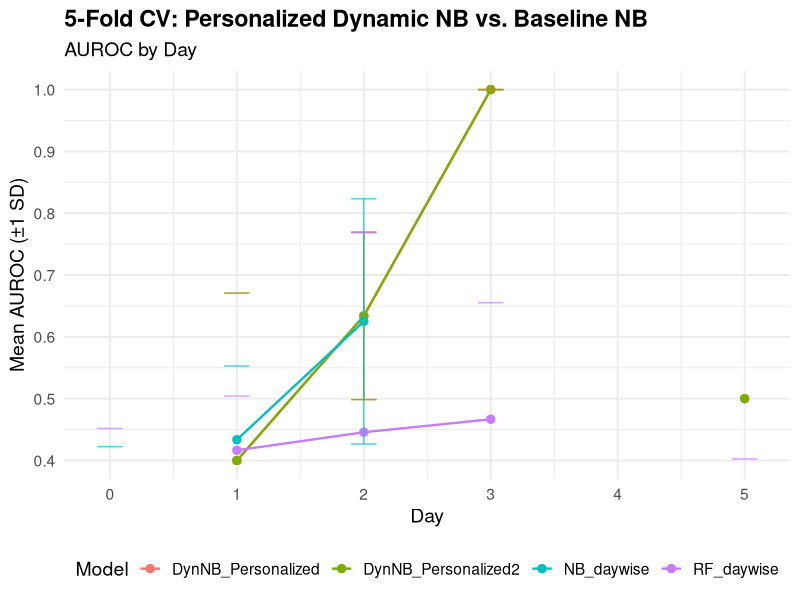

Generate this figure with R:
suppressPackageStartupMessages({
  library(dplyr)
  library(tidyr)
  library(purrr)
  library(e1071)
  library(pROC)
  library(caret)
  library(ggplot2)
  library(tibble)
  library(randomForest)
})

# 1. データの読み込みと並べ替え
NB_bleeding <- read.csv("NB_bleeding_demo.csv") %>%
  arrange(id, day)

# 2. 正しい「日ごとイベント」と「目的変数」の作成
NB_bleeding_processed <- NB_bleeding %>%
  filter(day <= 6) %>%
  group_by(id) %>%
  mutate(
    # ルールに基づき「daily_event」（日ごとイベント）を作成
    daily_event = if_else(status == 1 & day == max(day), 1, 0),
    # この daily_event を元に、モデルに必要な変数を作成
    status_next = lead(daily_event),
    y_prev = lag(daily_event)
  ) %>%
  ungroup() %>%
  filter(!is.na(status_next)) # 最後の行は status_next がNAになるため除外

# --- 変数指定（静的・動的） ---
static_vars  <- names(NB_bleeding)[which(names(NB_bleeding) == "age"):
                                     which(names(NB_bleeding) == "main_disease")]
dynamic_vars <- names(NB_bleeding)[which(names(NB_bleeding) == "wbc"):
                                     which(names(NB_bleeding) == "gtp")]
all_vars <- c(static_vars, dynamic_vars)
small        <- 1e-6

## ── 2. ヘルパー関数群 ───────────────────────────────────────────────────────
get_conditional_stats <- function(df, vars){
  map(vars, function(v) {
    g <- df %>% filter(!is.na(.data[[v]])) %>%
      group_by(status_next) %>%
      summarise(mu = mean(.data[[v]]), sd = sd(.data[[v]]), .groups = "drop")
    list(
      mean1 = g$mu[g$status_next==1] %||% NA_real_,
      sd1   = g$sd[g$status_next==1] %||% NA_real_,
      mean0 = g$mu[g$status_next==0] %||% NA_real_,
      sd0   = g$sd[g$status_next==0] %||% NA_real_
    )
  }) %>% setNames(vars)
}

compute_log_likelihood_ratio <- function(row, stats){
  reduce(names(stats), .init = 0, function(acc, v) {
    s <- stats[[v]]; x <- row[[v]]
    if(!is.na(x) && !is.na(s$mean1) && !is.na(s$mean0)){
      sd1 <- max(s$sd1, small, na.rm = TRUE); sd0 <- max(s$sd0, small, na.rm = TRUE)
      acc + dnorm(x, s$mean1, sd1, log=TRUE) - dnorm(x, s$mean0, sd0, log=TRUE)
    } else {
      acc
    }
  })
}


safe_auc <- function(truth, prob){
  truth <- if(is.factor(truth)) as.numeric(as.character(truth)) else truth
  if(length(unique(truth)) < 2) return(NA_real_)
  tryCatch({
    as.numeric(pROC::auc(truth, prob, quiet = TRUE, levels = c(0,1), direction = "<"))
  }, error = function(e) NA_real_)
}

train_nb_daywise <- function(train_df, test_df, vars){
  train_df <- train_df %>% select(all_of(vars), status_next) %>% na.omit()
  test_df  <- test_df  %>% select(all_of(vars), status_next) %>% na.omit()
  if(nrow(train_df)<10 || length(unique(train_df$status_next))<2 || nrow(test_df)<2) return(NA_real_)
  mdl <- naiveBayes(status_next ~ ., data = train_df %>% mutate(status_next=factor(status_next)))
  preds <- predict(mdl, test_df, type="raw")[,"1"]
  safe_auc(test_df$status_next, preds)
}

train_rf_daywise <- function(train_df, test_df, vars){
  # 必要な変数を選択し、NAを含む行を削除
  train_df <- train_df %>% select(all_of(vars), status_next) %>% na.omit()
  test_df  <- test_df  %>% select(all_of(vars), status_next) %>% na.omit()
  
  # データが少ない場合や、片方のクラスしか存在しない場合はNAを返す
  if(nrow(train_df) < 10 || length(unique(train_df$status_next)) < 2 || nrow(test_df) < 2) {
    return(NA_real_)
  }
  
  # ランダムフォレストモデルを学習
  # 目的変数は因子型（factor）に変換する
  mdl <- randomForest(factor(status_next) ~ ., data = train_df, ntree = 100)
  
  # テストデータを予測し、AUCを計算
  preds <- predict(mdl, newdata = test_df, type = "prob")[, "1"]
  safe_auc(test_df$status_next, preds)
}


apply_full_personalized_filter <- function(data, rf_initial_model, rf_transition_model, cond_stats, static_vars, all_vars) {
  data %>% arrange(id, day) %>%
    group_by(id) %>%
    mutate(
      score_dyn_personalized = {
        n_days <- n()
        scores <- numeric(n_days)
        
        # 初期確率の予測には Day0 の全変数を使用
        day0_data_for_pred <- cur_data()[1, all_vars, drop = FALSE]
        # 遷移確率の予測には静的変数のみ使用
        patient_static_data <- cur_data()[1, static_vars, drop = FALSE]
        
        # ★★★ 初期確率の予測に使う newdata を変更 ★★★
        prob_init <- predict(rf_initial_model, newdata = day0_data_for_pred, type = "prob")[, "1"]
        logit_prev <- log(prob_init / (1 - prob_init))
        
        for (i in seq_len(n_days)) {
          # このループ内の遷移確率の予測は変更なし
          y_prev_factor <- factor(round(plogis(logit_prev)), levels = c("0", "1"))
          rf_trans_input <- cbind(y_prev = y_prev_factor, patient_static_data)
          prior_t <- predict(rf_transition_model, newdata = rf_trans_input, type = "prob")[, "1"]
          logit_trans <- log(prior_t / (1 - prior_t))
          
          delta <- compute_log_likelihood_ratio(cur_data()[i, ], cond_stats)
          print(delta)
          logit_now <- logit_trans + delta
          
          scores[i] <- logit_now
          logit_prev <- logit_now
        }
        scores
      },
      prob_dyn_personalized = plogis(score_dyn_personalized)
    ) %>%
    ungroup()
}


# DynNB_Personalized2用の関数（Day 0だけdeltaを足さないバージョン）
apply_dynnb_personalized2 <- function(data, rf_initial_model, rf_transition_model, cond_stats, static_vars, all_vars) {
  data %>% arrange(id, day) %>%
    group_by(id) %>%
    mutate(
      score_dyn_p2 = {
        n_days <- n()
        scores <- numeric(n_days)
        
        day0_data_for_pred <- cur_data()[1, all_vars, drop = FALSE]
        patient_static_data <- cur_data()[1, static_vars, drop = FALSE]
        
        prob_init <- predict(rf_initial_model, newdata = day0_data_for_pred, type = "prob")[, "1"]
        logit_prev <- log(prob_init / (1 - prob_init))
        
        for (i in seq_len(n_days)) {
          
          # --- 条件分岐 ---
          if (i == 1) { # Day 0 (最初のステップ) の場合
            # deltaを足さず、rf_initialの予測値をそのまま使う
            logit_now <- logit_prev 
          } else { # Day 1 以降の場合
            # 通常通り、遷移確率＋尤度のベイズ更新を行う
            y_prev_factor <- factor(round(plogis(logit_prev)), levels = c("0", "1"))
            rf_trans_input <- cbind(y_prev = y_prev_factor, patient_static_data)
            prior_t <- predict(rf_transition_model, newdata = rf_trans_input, type = "prob")[, "1"]
            logit_trans <- log(prior_t / (1 - prior_t))
            
            delta <- compute_log_likelihood_ratio(cur_data()[i, ], cond_stats)
            logit_now <- logit_trans + delta
          }
          
          scores[i] <- logit_now
          logit_prev <- logit_now
        }
        scores
      },
      prob_dyn_p2 = plogis(score_dyn_p2)
    ) %>%
    ungroup()
}

## ── 3. 5分割交差検証 (5-Fold CV) ──────────────────────────────────────────
set.seed(123)
k <- 5
folds <- createFolds(unique(NB_bleeding_processed$id), k = k)

# 結果を格納するリストを準備
res_dyn_p <- list()
res_dyn_p2 <- list() # ★ DynNB_Personalized2の結果を格納するリストを追加
res_nb <- list()
res_rf_dw <- list()

message(sprintf("Running %d-Fold Patient-Level Cross-Validation with 4 models...", k))

for(f in seq_along(folds)){
  message(sprintf("Processing Fold %d/%d...", f, k))
  
  test_ids  <- unique(NB_bleeding_processed$id)[folds[[f]]]
  train_ids <- setdiff(unique(NB_bleeding_processed$id), test_ids)
  
  train_data <- NB_bleeding_processed %>% filter(id %in% train_ids)
  test_data  <- NB_bleeding_processed %>% filter(id %in% test_ids)
  
  # --- 1. 動的モデル用のコンポーネント学習 ---
  # DynNB_Personalized と DynNB_Personalized2 は同じ学習済みモデルを共有する
  rf_initial <- NULL
  rf_transition <- NULL
  st <- NULL
  
  if(sum(train_data$status_next) > 0) {
    # (a) 初期状態予測モデル
    train_initial <- train_data %>% 
      filter(day == 0) %>% 
      select(all_of(all_vars), status_next)
    rf_initial <- randomForest(factor(status_next) ~ ., data = train_initial, ntree = 100)
    
    # (b) 状態遷移予測モデル
    train_transition <- train_data %>%
      filter(!is.na(y_prev)) %>%
      select(all_of(static_vars), y_prev, status_next)
    train_transition$y_prev <- factor(train_transition$y_prev, levels = c("0", "1"))
    rf_transition <- randomForest(factor(status_next) ~ ., data = train_transition, ntree = 100)
    
    # (c) 観測尤度用の統計量
    st <- get_conditional_stats(train_data, dynamic_vars)
  }
  
  # --- 2. 各モデルの予測と評価 ---
  
  # 2a. DynNB_Personalized
  if (!is.null(rf_initial)) {
    pred_dyn_p <- apply_full_personalized_filter(
      data = test_data, rf_initial_model = rf_initial, rf_transition_model = rf_transition,
      cond_stats = st, static_vars = static_vars, all_vars = all_vars
    )
    auc_dyn_p <- pred_dyn_p %>% group_by(day) %>%
      summarise(AUROC = safe_auc(status_next, prob_dyn_personalized), .groups="drop") %>%
      mutate(fold = f, model = "DynNB_Personalized")
    res_dyn_p[[f]] <- auc_dyn_p
  }
  
  # ★ 2b. DynNB_Personalized2 (Day0特別扱い版)
  if (!is.null(rf_initial)) {
    pred_dyn_p2 <- apply_dynnb_personalized2(
      data = test_data, rf_initial_model = rf_initial, rf_transition_model = rf_transition,
      cond_stats = st, static_vars = static_vars, all_vars = all_vars
    )
    auc_dyn_p2 <- pred_dyn_p2 %>% group_by(day) %>%
      summarise(AUROC = safe_auc(status_next, prob_dyn_p2), .groups="drop") %>%
      mutate(fold = f, model = "DynNB_Personalized2")
    res_dyn_p2[[f]] <- auc_dyn_p2
  }
  
  # 2c. NB_daywise
  auc_nb <- map_dfr(unique(train_data$day), function(d) {
    train_d <- train_data %>% filter(day == d); test_d  <- test_data  %>% filter(day == d)
    tibble(day = d, AUROC = train_nb_daywise(train_d, test_d, all_vars))
  }) %>% mutate(fold = f, model = "NB_daywise")
  res_nb[[f]] <- auc_nb
  
  # 2d. RF_daywise
  auc_rf_dw <- map_dfr(unique(train_data$day), function(d) {
    train_d <- train_data %>% filter(day == d); test_d  <- test_data  %>% filter(day == d)
    tibble(day = d, AUROC = train_rf_daywise(train_d, test_d, all_vars))
  }) %>% mutate(fold = f, model = "RF_daywise")
  res_rf_dw[[f]] <- auc_rf_dw
}

message("Cross-Validation finished.")

## ── 4. 結果の集計 ──────────────────────────────────────────────────────────
# ★ bind_rowsに新しいモデルの結果を追加
cv_results <- bind_rows(res_dyn_p, res_dyn_p2, res_nb, res_rf_dw)

agg_results <- cv_results %>%
  group_by(model, day) %>%
  summarise(
    mean_AUROC = mean(AUROC, na.rm = TRUE),
    sd_AUROC   = sd(AUROC, na.rm = TRUE),
    .groups = "drop"
  )

print("Aggregated AUROC Results:")
print(agg_results)

## ── 5. プロット ─────────────────────────────────────────────────────────────
ggplot(agg_results, aes(x = day, y = mean_AUROC, color = model, group = model)) +
  geom_line(linewidth = 0.8) +
  geom_point(size = 2.5) +
  geom_errorbar(
    aes(ymin = mean_AUROC - sd_AUROC, ymax = mean_AUROC + sd_AUROC),
    width = 0.2, alpha = 0.7
  ) +
  scale_y_continuous(limits = c(0.4, 1.0), breaks = seq(0.4, 1, 0.1)) +
  scale_x_continuous(breaks = unique(agg_results$day)) +
  labs(
    title = "5-Fold CV: Personalized Dynamic NB vs. Baseline NB",
    subtitle = "AUROC by Day",
    x = "Day",
    y = "Mean AUROC (±1 SD)",
    color = "Model"
  ) +
  theme_minimal(base_size = 14) +
  theme(
    plot.title = element_text(face = "bold"),
    legend.position = "bottom"
  )